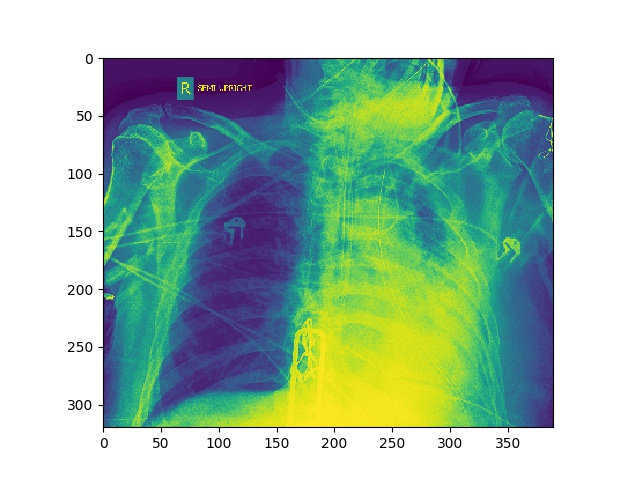
#> input picture cnn_model/original.jpg, 640 x 480 px
$ python -i gmm.py   (imports and definitions only)
#> lines starting #> are read from the running program, lines starting #| are printed output that depends on the picture
import matplotlib.pyplot as plt
import numpy as np

#from sklearn.cluster import KMeans, MiniBatchKMeans
from sklearn.mixture import GaussianMixture

from skimage import feature

from skimage.io import imread, imshow, imsave
from scipy import ndimage
from skimage.transform import rescale, resize
from sklearn.decomposition import PCA

import random

num_clusters = 20
img_dim = 240
scale = 2

def count_num_members(labels):
	unique, counts = np.unique(labels, return_counts=True)
	num_labels = len(unique)
	output = np.zeros([num_labels,1])
	for i in range(num_labels):
		output[i] = counts[i]
	return output

def blob_extraction(img, sigma=1, T=50, scale=2):
	filtered_img = ndimage.gaussian_filter(img, sigma)
	labeled, nr_objects = ndimage.label(filtered_img > T)
	resized_img = resize(labeled, (labeled.shape[0] // scale, labeled.shape[1] // scale), anti_aliasing=False)
	return resized_img

data_length = (img_dim//scale)**2
data = np.zeros([1,data_length])
# [2 lines not run here, left out]
count = 0
# [22 lines not run here, left out]

from sys import getsizeof
# [1 line not run here, left out]

data = data[1:,:]
# [1 line not run here, left out]

pca = PCA(0.99, whiten=True)
# [1 line that did not run here, left out]
# [1 line not run here, left out]

#kmeans = KMeans(n_clusters=num_clusters, random_state=0)
#kmeans = MiniBatchKMeans(n_clusters=num_clusters, random_state=0, batch_size=100, max_iter=10)
gmm = GaussianMixture(n_components=num_clusters, covariance_type='diag', random_state=0)
# [1 line that did not run here, left out]
# [3 lines not run here, left out]

'''
f_output = open("kmeans_centers_"+str(num_clusters)+"_clusters.csv","w")
for c in range(kmeans.cluster_centers_.shape[0]):
	outputStr = str(c)
	for f in range(kmeans.cluster_centers_.shape[1]):
		outputStr += ','+str(kmeans.cluster_centers_[c,f])
	outputStr += "\n"
	f_output.write(outputStr)
f_output.close()
'''
# [1 line not run here, left out]
# [1 line that did not run here, left out]

# [30 lines not run here, left out]

>>> import cv2
>>> picture = cv2.imread('../cnn_model/original.jpg', cv2.IMREAD_GRAYSCALE)
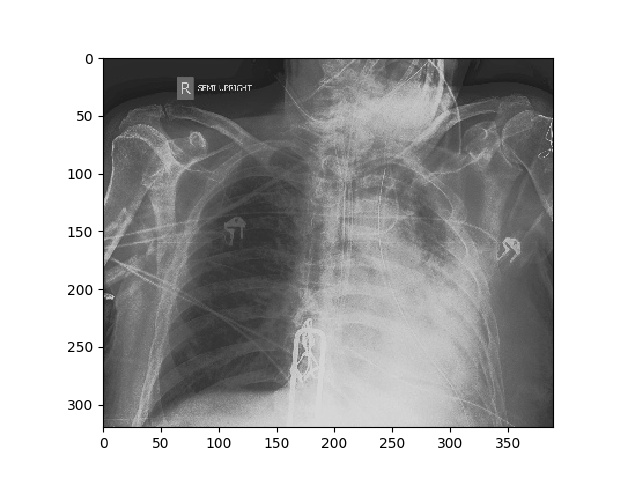
#> picture: shape (480, 640); min 0, max 255, mean 179.5
>>> result = blob_extraction(picture)
#> in blob_extraction, `filtered_img = ndimage.gaussian_filter(img, sigma)`:
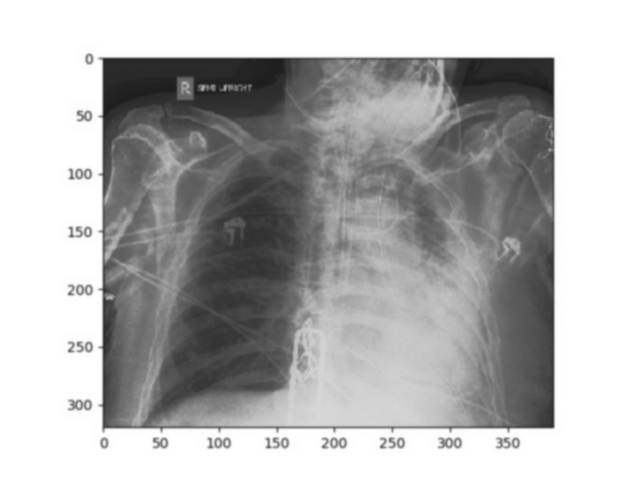
#> filtered_img: shape (480, 640); min 29, max 255, mean 178.9
#> in blob_extraction, `labeled, nr_objects = ndimage.label(filtered_img > T)`:
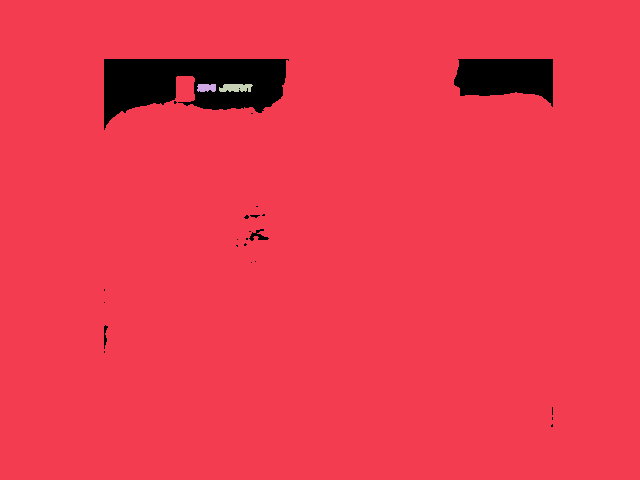
#> labeled: shape (480, 640) int32; 4 distinct labels, from 0 to 3; one colour per label, 0 black
#> in blob_extraction, `labeled, nr_objects = ndimage.label(filtered_img > T)`: nr_objects = 3
#> in blob_extraction, `resized_img = resize(labeled, (labeled.shape[0] // scale, labeled.shap..`:
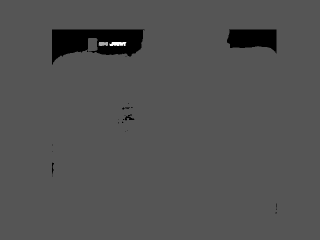
#> resized_img: shape (240, 320) float64; min 0, max 1.4e-09, mean 4.49e-10; drawn with min black and max white
